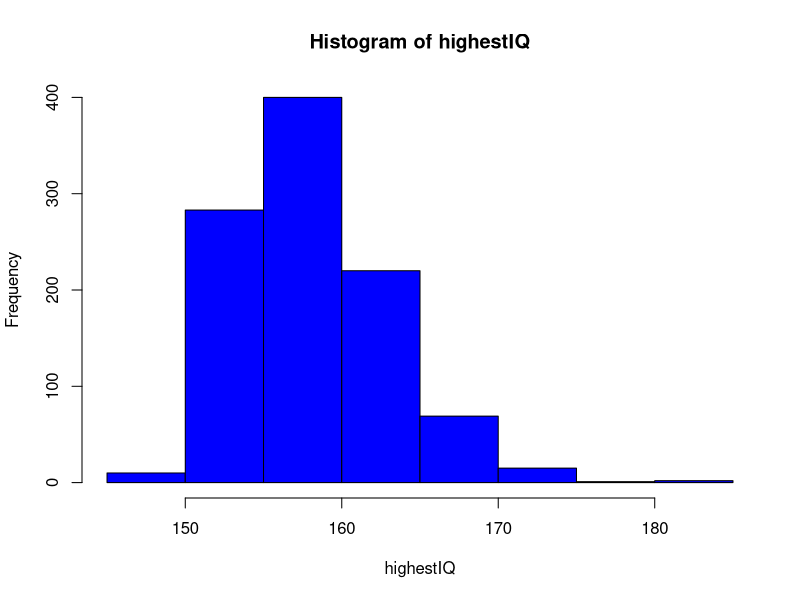

Write R code to recreate this figure.
## Assessment: Continuous Probability

# 2021.05.05


## EXERCISE 1. 
## DISTRIBUTION OF FEMALE HEIGHTS - 1

# Assume the distribution of female heights is approximated by a normal distribution with a mean of
# 64 inches and a standard deviation of 3 inches. If we pick a female at random, what is the probability
# that she is 5 feet or shorter?
  
# Instructions
# Use 'pnorm' to define the probability that a height will take a value less than 5 feet given the
# stated distribution.

# CODE

# Assign a variable 'female_avg' as the average female height.
female_avg <- 64

# Assign a variable 'female_sd' as the standard deviation for female heights.
female_sd <- 3

# Using variables 'female_avg' and 'female_sd', calculate the probability that a randomly selected 
# female is shorter than 5 feet. Print this value to the console.
# Note: 1 foot is equivalent to 12 inches: 1 f - 12 in
# F(a):

pnorm(5*12, female_avg, female_sd)
# [1] 0.09121122 (correcto)



## EXERCISE 2. 
## DISTRIBUTION OF FEMALE HEIGHTS - 2

# Assume the distribution of female heights is approximated by a normal distribution with a mean of
# 64 inches and a standard deviation of 3 inches. If we pick a female at random, what is the probability
# that she is 6 feet or taller?
  
# Instructions

# Use 'pnorm' to define the probability that a height will take a value of 6 feet or taller.

# CODE

# Assign a variable 'female_avg' as the average female height.
female_avg <- 64

# Assign a variable 'female_sd' as the standard deviation for female heights.
female_sd <- 3

# Using variables 'female_avg' and 'female_sd', calculate the probability that a randomly selected
# female is 6 feet or taller. Print this value to the console.
# 1- F(a):

1 - pnorm(6*12, female_avg, female_sd)

# [1] 0.003830381 (correcto)



## EXERCISE 3. 
## DISTRIBUTION OF FEMALE HEIGHTS - 3

# Assume the distribution of female heights is approximated by a normal distribution with a mean of
# 64 inches and a standard deviation of 3 inches. If we pick a female at random, what is the probability
# that she is between 61 and 67 inches?
  
# Instructions

# a) Use 'pnorm' to define the probability that a randomly chosen woman will be shorter than 67 inches.

# b) Subtract the probability that a randomly chosen will be shorter than 61 inches.

# CODE

# Assign a variable 'female_avg' as the average female height.
female_avg <- 64

# Assign a variable 'female_sd' as the standard deviation for female heights.
female_sd <- 3

# Using variables 'female_avg' and 'female_sd', calculate the probability that a randomly selected
# female is between the desired height range. Print this value to the console.
# F(b) - F(a):

pnorm(67, female_avg, female_sd) - pnorm(61, female_avg, female_sd)
# [1] 0.6826895 (correcto)



## EXERCISE 4.
## DISTRIBUTION OF FEMALE HEIGHTS - 4

# Repeat the previous exercise, but convert everything to centimeters. That is, multiply every height,
# including the standard deviation, by 2.54. What is the answer now?
  
# Instructions

# a) Convert the average height and standard deviation to centimeters by multiplying each value by 2.54.

# b) Repeat the previous calculation using pnorm to define the probability that a randomly chosen woman
# will have a height between 61 and 67 inches, converted to centimeters by multiplying each value by 2.54.

# CODE

# Assign a variable 'female_avg' as the average female height. Convert this value to centimeters.
female_avg <- 64*2.54

# Assign a variable 'female_sd' as the standard deviation for female heights. Convert this value to
# centimeters.
female_sd <- 3*2.54

# Using variables 'female_avg' and 'female_sd', calculate the probability that a randomly selected female
# is between the desired height range. Print this value to the console.
# F(b) - F(a):

pnorm(67*2.54, female_avg, female_sd) - pnorm(61*2.54, female_avg, female_sd)
# [1] 0.6826895 (correcto)

# Notice that the answer to the question does not change when you change units. This makes sense because
# the answer to the question should not be affected by which units we use. In fact, if you look closely,
# you notice that 61 and 67 are both 1 SD away from the average.



## EXERCISE 5.
## PROBABILITY OF 1 SD FROM AVERAGE

# Compute the probability that the height of a randomly chosen female is within 1 SD from the average
# height.

# Instructions

# a) Calculate the values for heights one standard deviation taller and shorter than the average.

# b) Calculate the probability that a randomly chosen woman will be within 1 SD from the average height.

# CODE

# Assign a variable 'female_avg' as the average female height.
# mu(??)
female_avg <- 64

# Assign a variable 'female_sd' as the standard deviation for female heights.
# std(??)
female_sd <- 3

# To a variable named 'taller', assign the value of a height that is one SD taller than average.
# taller = mu + std = ?? + ??
taller <- female_avg + female_sd

# To a variable named 'shorter', assign the value of a height that is one SD shorter than average.
# shorter = mu - std =  ?? - ??
shorter <- female_avg - female_sd

# Calculate the probability that a randomly selected female is between the desired height range. Print
# this value to the console.
# F(b) - F(a)

pnorm(taller, female_avg, female_sd) - pnorm(shorter, female_avg, female_sd)
# [1] 0.6826895 (correcto)

# Esto quiere decir que el intervalo de alturas cae dentro del ~68% (1 SD) de los datos observados
# (en distribuciones normales).



## EXERCISE 6. 
## DISTRIBUTION OF MALE HEIGHTS

# Imagine the distribution of male adults is approximately normal with an average of 69 inches and a
# standard deviation of 3 inches. How tall is a male in the 99th percentile?
  
# Instructions

# a) Determine the height of a man in the 99th percentile, given an average height of 69 inches and a 
# standard deviation of 3 inches.

# CODE

# Assign a variable 'male_avg' as the average male height.
male_avg <- 69

# Assign a variable 'male_sd' as the standard deviation for male heights.
male_sd <- 3

# Determine the height of a man in the 99th percentile of the distribution.
qnorm(0.99, male_avg, male_sd)
# [1] 75.97904 (correcto)



## EXERCISE 7. 
## DISTRIBUTION OF IQ SCORES

# The distribution of IQ scores is approximately normally distributed. The average is 100 and the 
# standard deviation is 15. Suppose you want to know the distribution of the person with the highest
# IQ in your school district, where 10,000 people are born each year.

# Generate 10,000 IQ scores 1,000 times using a Monte Carlo simulation. Make a histogram of the 
# highest IQ scores.

# Instructions

# a) Use the function rnorm to generate a random distribution of 10,000 values with a given average
#    and standard deviation.
# b) Use the function max to return the largest value from a supplied vector.
# c) Repeat the previous steps a total of 1,000 times. Store the vector of the top 1,000 IQ scores 
#    as highestIQ.
# d) Plot the histogram of values using the function hist.

# CODE

# The variable `B` specifies the number of times we want the simulation to run.
B <- 1000

# Use the `set.seed` function to make sure your answer matches the expected result after random number
# generation.
set.seed(1)

# Create an object called `highestIQ` that contains the highest IQ score from each random distribution
# of 10,000 people.
avg <- 100
s <- 15
highestIQ <- replicate(B,{
  simulated_data <- rnorm(10000, avg, s)
  max(simulated_data)
})
mean(highestIQ)
# [1] 158.0463

# Make a histogram of the highest IQ scores.
hist(highestIQ, col = "blue")


